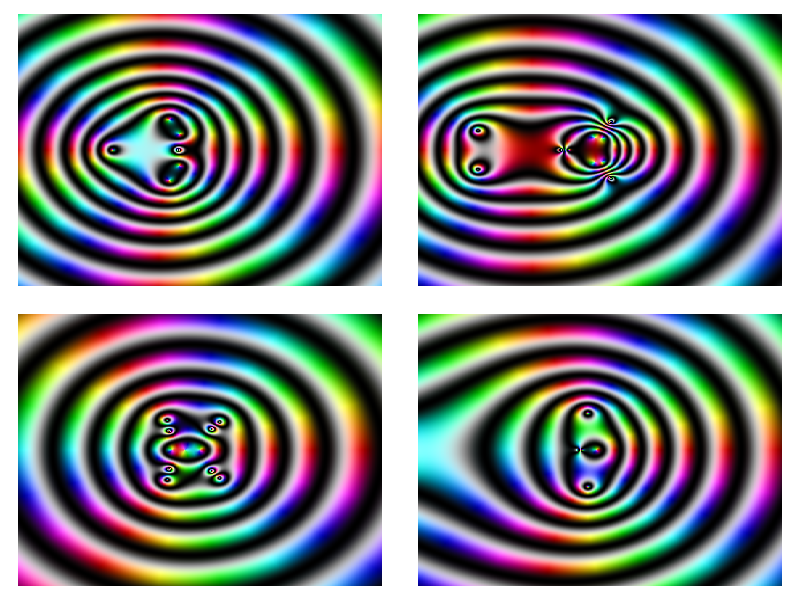

Source code (R):
# Taken from SO or r-bloggers or somewhere for studying

require(polynom)
require(ggplot2)
library(gridExtra)
ncol=2
for (i in 1:(10*ncol)) {eval(parse(text=paste("p",formatC(i, width=3, flag="0"),"=as.function(polynomial(rchisq(n=sample(2:5,1), df=sample(2:5,1))))",sep="")))}
z=as.vector(outer(seq(-5, 5, by =.02),1i*seq(-5, 5, by =.02),'+'))
opt=theme(legend.position="none",
          panel.background = element_blank(),
          panel.margin = unit(0,"null"),
          panel.grid = element_blank(),
          axis.ticks= element_blank(),
          axis.title= element_blank(),
          axis.text = element_blank(),
          strip.text =element_blank(),
          axis.ticks.length = unit(0,"null"),
          axis.ticks.margin = unit(0,"null"),
          plot.margin = rep(unit(0,"null"),4))
for (i in 1:(ncol^2))
{
  pols=sample(1:(10*ncol), 3, replace=FALSE)
  p1=paste("p", formatC(pols[1], width=3, flag="0"), "(x)*", sep="")
  p2=paste("p", formatC(pols[2], width=3, flag="0"), "(x)/", sep="")
  p3=paste("p", formatC(pols[3], width=3, flag="0"), "(x)",  sep="")
  eval(parse(text=paste("p = function (x) ", p1, p2, p3, sep="")))
  df=data.frame(x=Re(z),
                y=Im(z),
                h=(Arg(p(z))<0)*1+Arg(p(z))/(2*pi),
                s=(1+sin(2*pi*log(1+Mod(p(z)))))/2,
                v=(1+cos(2*pi*log(1+Mod(p(z)))))/2)
  g=ggplot(data=df[is.finite(apply(df,1,sum)),], aes(x=x, y=y)) + geom_tile(fill=hsv(df$h,df$s,df$v))+ opt
  assign(paste("hsv_g", formatC(i, width=3, flag="0"), sep=""), g)
}
jpeg(filename = "Surrealism.jpg", width = 800, height = 800, quality = 100)
grid.arrange(hsv_g001, hsv_g002, hsv_g003, hsv_g004, ncol=ncol)
dev.off()
